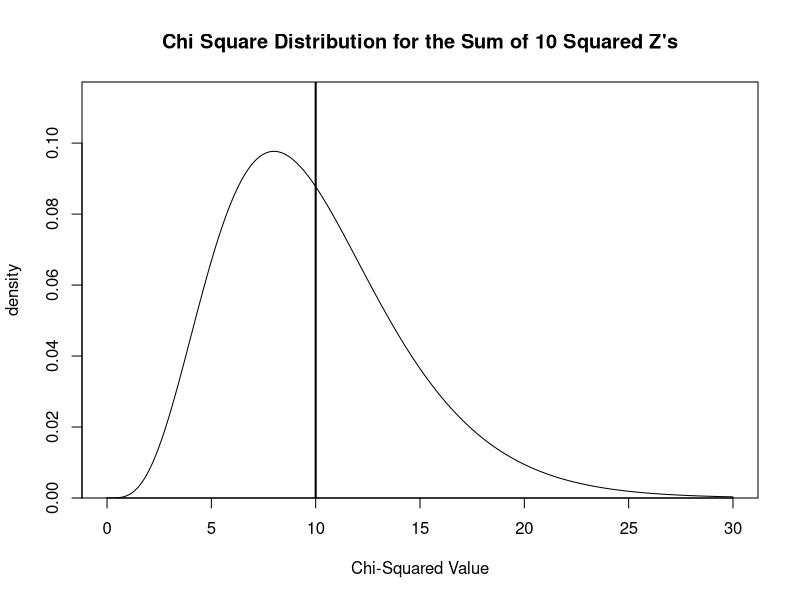
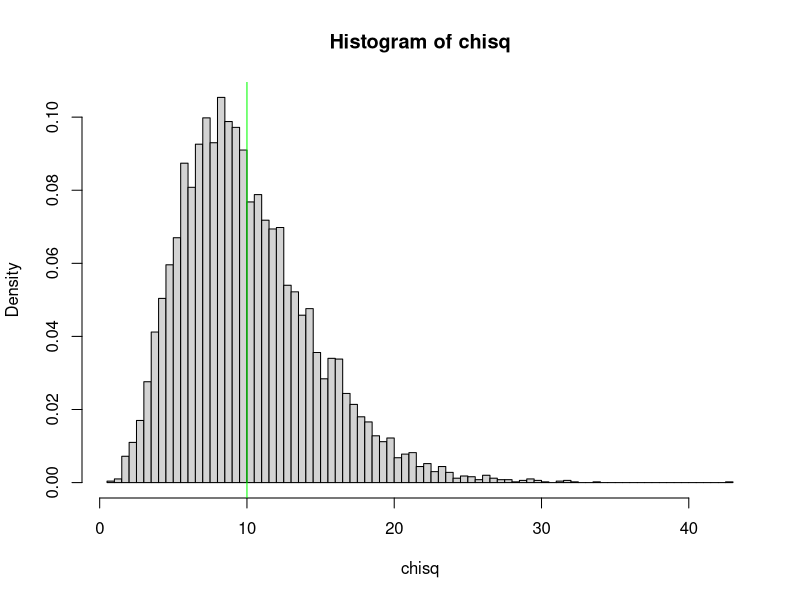

Reproduce these figures in R, in order.
## The Chi Squared Distribution as a sum of squared Z values

df = 10

## The density function of the chi squared distribution 
## with 10 degrees of freedom is shown below.

chi.values = seq(0,3*df,length.out=10000)
chi.dens = dchisq(chi.values,df)

plot(chi.values, chi.dens, type="l", 
     main=paste0("Chi Square Distribution for the Sum of ",
                 df, " Squared Z's"), xlab="Chi-Squared Value", 
     ylab="density", yaxs="i", ylim = c(0, 1.2*max(chi.dens) ))
abline(v = df, lwd=2)


## The distribution of the sum of squared z-values:

NSIM = 10000
df = 10
z = rnorm(df*NSIM,0,1)
z = matrix(z, nrow=NSIM,ncol=df)
chisq = rowSums(z^2)

hist(chisq, freq=F, breaks=100)
abline(v=df, col = "green")


